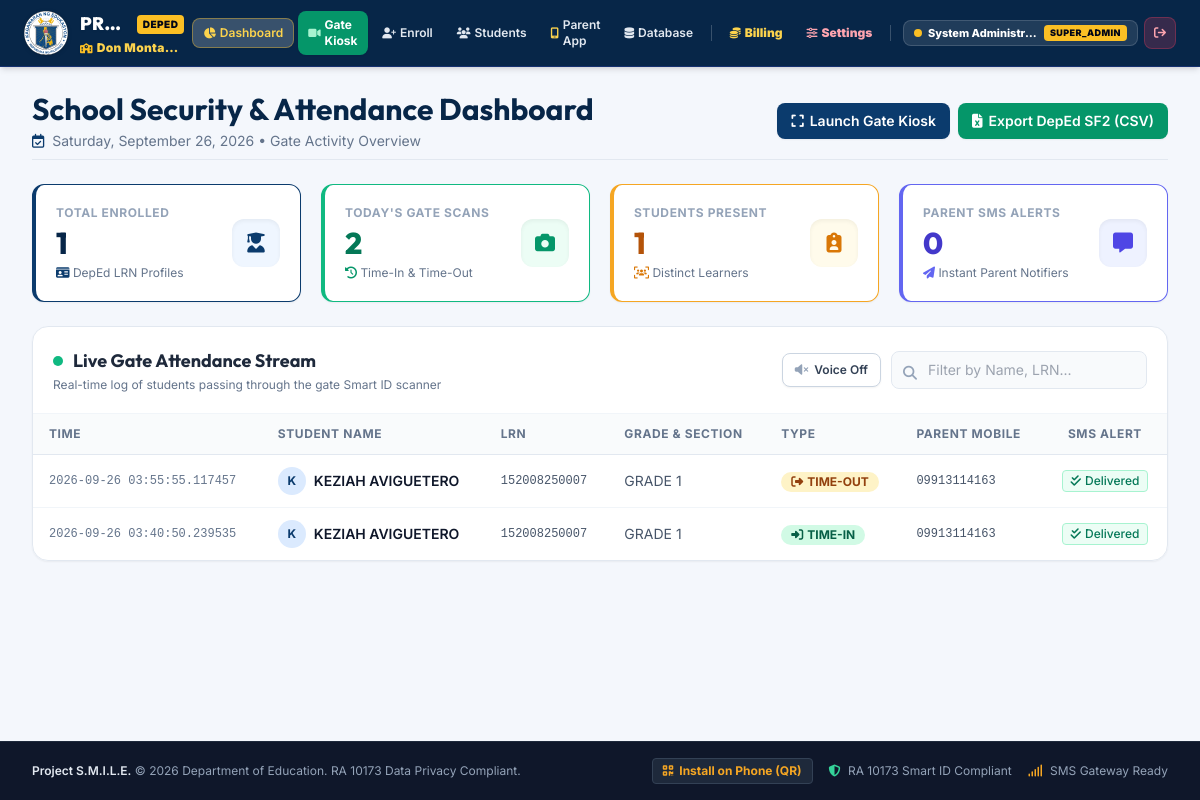
Page / (signed in) on the earlier database version.
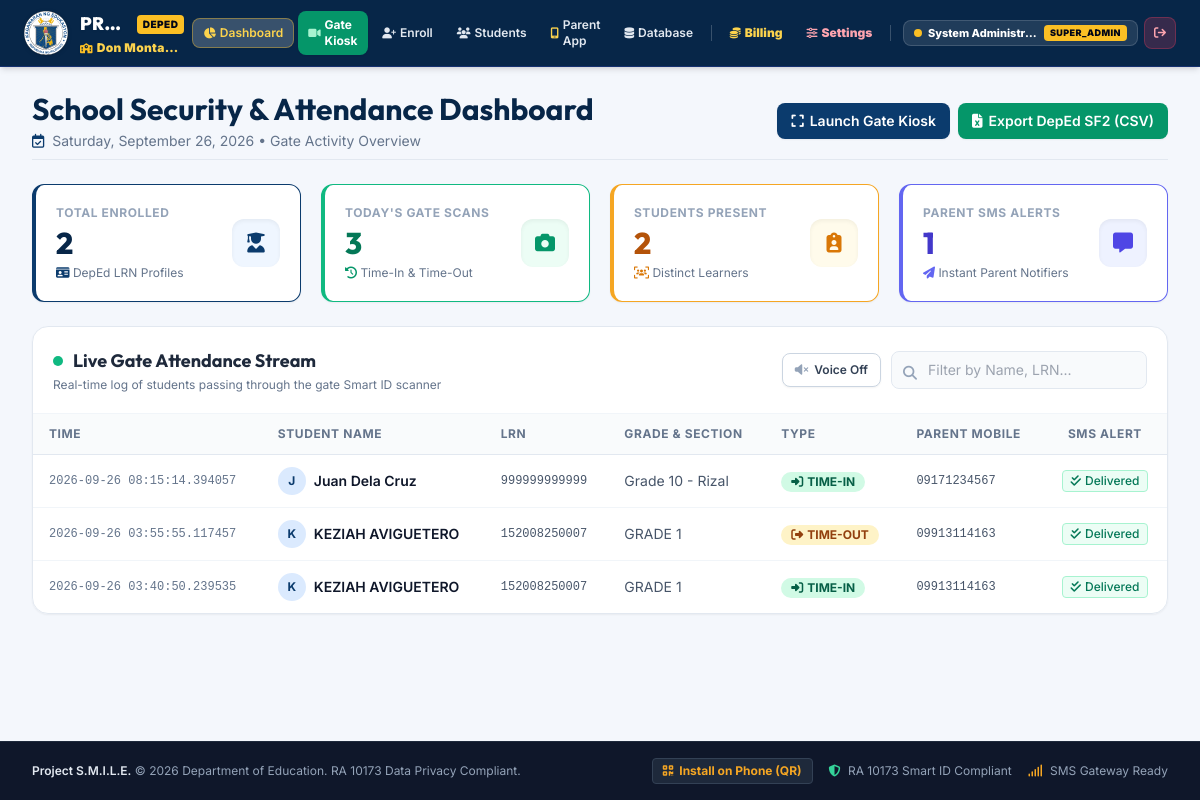
Same page on the later database version.
### smile_orm.py (models this page shows)
class AttendanceLog(Base):
    __tablename__ = 'attendance_logs'
    id = Column(Integer, primary_key=True, autoincrement=True)
    lrn = Column(String(12), ForeignKey('students.lrn'), nullable=False, index=True)
    student_name = Column(String(120), nullable=False)
    grade_section = Column(String(80), default="")
    scan_type = Column(String(20), nullable=False)          # TIME_IN, TIME_OUT
    timestamp = Column(DateTime, default=datetime.now, index=True)
    device_id = Column(String(50), default="GATE-1-SMART-ID")
    verification_method = Column(String(30), default="QR_CODE") # QR_CODE, RFID_TAP, MANUAL_LRN
    sms_status = Column(String(30), default="PENDING")      # PENDING, SENT, MOCKED, FAILED
    remarks = Column(String(100), default="")
    student_rel = relationship("Student", back_populates="attendance_records")
    def to_dict(self):
        return {
            "id": self.id,
            "lrn": self.lrn,
            "student_name": self.student_name,
            "grade_section": self.grade_section,
            "scan_type": self.scan_type,
            "timestamp": self.timestamp.strftime("%Y-%m-%d %H:%M:%S") if self.timestamp else "",
            "time_formatted": self.timestamp.strftime("%I:%M %p") if self.timestamp else "",
            "device_id": self.device_id,
            "verification_method": self.verification_method,
            "sms_status": self.sms_status,
            "parent_phone": self.student_rel.parent_phone if self.student_rel else ""
        }

class Student(Base):
    __tablename__ = 'students'
    lrn = Column(String(12), primary_key=True, index=True)   # 12-digit DepEd LRN
    first_name = Column(String(60), nullable=False)
    middle_name = Column(String(60), default="")            # Learner middle name
    last_name = Column(String(60), nullable=False)
    gender = Column(String(10), default="Unspecified")
    birthdate = Column(String(20), default="")
    grade_level = Column(String(30), default="")            # Kindergarten, Grade 1 to 12
    section_name = Column(String(60), default="")           # Section (e.g. Rizal, Sampaguita)
    class_adviser = Column(String(100), default="")         # Designated Section Adviser Teacher
    grade_section = Column(String(100), nullable=False)     # e.g. "Grade 10 - Rizal"
    section_id = Column(Integer, ForeignKey('sections.id'), nullable=True)
    track_strand = Column(String(50), default="Junior High") # JHS, STEM, ABM, HUMSS, TVL
    parent_name = Column(String(100), default="")
    parent_phone = Column(String(20), nullable=False, index=True)
    parent_relationship = Column(String(30), default="Parent")
    rfid_card_uid = Column(String(50), nullable=True, index=True) # Optional physical RFID tap card
    qr_code_path = Column(String(255), default="")          # URL to student's QR ID badge
    photo_path = Column(String(255), default="")            # Relative path to student portrait photo
    face_embedding = Column(Text, nullable=True)            # JSON list of 128 floats for SFace recognition
    is_active = Column(Boolean, default=True)
    created_at = Column(DateTime, default=datetime.now)
    section_rel = relationship("Section", back_populates="students")
    attendance_records = relationship("AttendanceLog", back_populates="student_rel", cascade="all, delete-orphan")
    @property
    def full_name(self):
        if self.middle_name:
            return f"{self.first_name} {self.middle_name} {self.last_name}".strip()
        return f"{self.first_name} {self.last_name}".strip()
    def to_dict(self):
        return {
            "lrn": self.lrn,
            "first_name": self.first_name,
            "middle_name": self.middle_name or "",
            "last_name": self.last_name,
            "full_name": self.full_name,
            "gender": self.gender,
            "birthdate": self.birthdate or "",
            "grade_level": self.grade_level or "",
            "section_name": self.section_name or "",
            "class_adviser": self.class_adviser or (self.section_rel.adviser_teacher if self.section_rel else ""),
            "grade_section": self.grade_section,
            "track_strand": self.track_strand,
            "parent_name": self.parent_name,
            "parent_phone": self.parent_phone,
            "parent_relationship": self.parent_relationship,
            "rfid_card_uid": self.rfid_card_uid or "N/A",
            "qr_code_path": self.qr_code_path or f"/static/qrcodes/{self.lrn}.png",
            "photo_path": self.photo_path or "",
            "has_face": bool(self.face_embedding),
            "is_active": self.is_active,
            "created_at": self.created_at.strftime("%Y-%m-%d %H:%M:%S") if self.created_at else ""
        }

### app.py (the view)
@app.route('/')
@login_required
def dashboard():
    summary = get_today_summary()
    enrolled = get_all_enrolled_students()
    today_str = date.today().strftime("%Y-%m-%d")
    with get_connection() as conn:
        cursor = conn.cursor()
        cursor.execute("""
            SELECT a.id, a.lrn, a.student_name, a.scan_type, a.timestamp, a.sms_status,
                   s.grade_section, s.parent_phone
            FROM attendance_logs a
            LEFT JOIN students s ON a.lrn = s.lrn
            WHERE a.timestamp LIKE ?
            ORDER BY a.id DESC
        """, (f"{today_str}%",))
        logs = [dict(r) for r in cursor.fetchall()]
        cursor.execute("SELECT COUNT(*) FROM sms_logs WHERE sent_at LIKE ?", (f"{today_str}%",))
        total_sms_today = cursor.fetchone()[0]
    return render_template(
        'dashboard.html',
        school_name=SCHOOL_NAME,
        total_enrolled=len(enrolled),
        total_scans_today=summary["total_scans"],
        unique_students_today=summary["unique_students"],
        total_sms_today=total_sms_today,
        logs=logs,
        today_date=datetime.now().strftime("%A, %B %d, %Y")
    )

### templates/dashboard.html (shortened to what this page needs)
{% extends 'base.html' %}
{% block content %}
<div class="space-y-6">
  <div class="flex flex-col sm:flex-row sm:items-center sm:justify-between pb-2 border-b border-slate-200">
    <div>
      <h1 class="text-2xl sm:text-3xl font-bold font-heading text-deped-darkblue">School Security & Attendance Dashboard</h1>
      <p class="text-sm text-slate-500 mt-1"><i class="fa-regular fa-calendar-check text-deped-blue mr-1"></i> {{ today_date }} &bull; Gate Activity Overview</p>
    </div>
    <div class="mt-4 sm:mt-0 flex items-center gap-2 flex-wrap">
      <a href="/kiosk" target="_blank" class="inline-flex items-center px-3.5 py-2 bg-deped-blue hover:bg-deped-darkblue text-white text-xs sm:text-sm font-semibold rounded-lg shadow-sm transition">
        <i class="fa-solid fa-expand mr-1.5"></i> Launch Gate Kiosk
      </a>
      <a href="/export/csv" class="inline-flex items-center px-3.5 py-2 bg-emerald-600 hover:bg-emerald-700 text-white text-xs sm:text-sm font-semibold rounded-lg shadow-sm transition">
        <i class="fa-solid fa-file-excel mr-1.5"></i> Export DepEd SF2 (CSV)
      </a>
    </div>
  </div>
  <div class="grid grid-cols-1 sm:grid-cols-2 lg:grid-cols-4 gap-5">
    <div class="glass-card rounded-xl p-5 shadow-sm border-l-4 border-deped-blue flex items-center justify-between">
      <div>
        <p class="text-xs font-bold uppercase tracking-wider text-slate-400">Total Enrolled</p>
        <h3 id="stat-enrolled" class="text-3xl font-extrabold text-deped-darkblue mt-1">{{ total_enrolled }}</h3>
        <p class="text-xs text-slate-500 mt-1"><i class="fa-solid fa-id-card text-deped-blue"></i> DepEd LRN Profiles</p>
      </div>
      <div class="w-12 h-12 rounded-xl bg-blue-50 text-deped-blue flex items-center justify-center text-xl shadow-inner">
        <i class="fa-solid fa-user-graduate"></i>
      </div>
    </div>
    <div class="glass-card rounded-xl p-5 shadow-sm border-l-4 border-emerald-500 flex items-center justify-between">
      <div>
        <p class="text-xs font-bold uppercase tracking-wider text-slate-400">Today's Gate Scans</p>
        <h3 id="stat-scans" class="text-3xl font-extrabold text-emerald-700 mt-1">{{ total_scans_today }}</h3>
        <p class="text-xs text-slate-500 mt-1"><i class="fa-solid fa-clock-rotate-left text-emerald-600"></i> Time-In & Time-Out</p>
      </div>
      <div class="w-12 h-12 rounded-xl bg-emerald-50 text-emerald-600 flex items-center justify-center text-xl shadow-inner">
        <i class="fa-solid fa-camera"></i>
      </div>
    </div>
    <div class="glass-card rounded-xl p-5 shadow-sm border-l-4 border-deped-gold flex items-center justify-between">
      <div>
        <p class="text-xs font-bold uppercase tracking-wider text-slate-400">Students Present</p>
        <h3 id="stat-unique" class="text-3xl font-extrabold text-amber-700 mt-1">{{ unique_students_today }}</h3>
        <p class="text-xs text-slate-500 mt-1"><i class="fa-solid fa-users-viewfinder text-amber-600"></i> Distinct Learners</p>
      </div>
      <div class="w-12 h-12 rounded-xl bg-amber-50 text-amber-600 flex items-center justify-center text-xl shadow-inner">
        <i class="fa-solid fa-clipboard-user"></i>
      </div>
    </div>
    <div class="glass-card rounded-xl p-5 shadow-sm border-l-4 border-indigo-500 flex items-center justify-between">
      <div>
        <p class="text-xs font-bold uppercase tracking-wider text-slate-400">Parent SMS Alerts</p>
        <h3 id="stat-sms" class="text-3xl font-extrabold text-indigo-700 mt-1">{{ total_sms_today }}</h3>
        <p class="text-xs text-slate-500 mt-1"><i class="fa-solid fa-paper-plane text-indigo-500"></i> Instant Parent Notifiers</p>
      </div>
      <div class="w-12 h-12 rounded-xl bg-indigo-50 text-indigo-600 flex items-center justify-center text-xl shadow-inner">
        <i class="fa-solid fa-message"></i>
      </div>
    </div>
  </div>
  <div class="glass-card rounded-2xl shadow-sm overflow-hidden border border-slate-200">
    <div class="p-5 border-b border-slate-100 flex flex-col sm:flex-row sm:items-center sm:justify-between gap-4">
      <div>
        <h2 class="text-lg font-bold font-heading text-slate-800 flex items-center">
          <span class="inline-block w-2.5 h-2.5 rounded-full bg-emerald-500 animate-ping mr-2.5"></span>
          Live Gate Attendance Stream
        </h2>
        <p class="text-xs text-slate-500 mt-0.5">Real-time log of students passing through the gate Smart ID scanner</p>
      </div>
      <div class="flex items-center space-x-2.5 w-full sm:w-auto">
        <button id="dashVoiceBtn" onclick="toggleDashVoice()" title="Toggle Real-Time Voice Announcements" class="px-3 py-2 text-xs font-semibold rounded-lg border border-slate-300 bg-white hover:bg-slate-50 text-slate-700 transition flex items-center shadow-sm">
          <i id="dashVoiceIcon" class="fa-solid fa-volume-xmark mr-1.5 text-slate-400"></i>
          <span id="dashVoiceText">Voice Off</span>
        </button>
        <div class="relative w-full sm:w-64">
          <i class="fa-solid fa-magnifying-glass absolute left-3 top-3 text-slate-400 text-sm"></i>
          <input type="text" id="searchInput" placeholder="Filter by Name, LRN..."
                 class="w-full pl-9 pr-4 py-2 text-sm bg-slate-50 border border-slate-200 rounded-lg focus:outline-none focus:ring-2 focus:ring-deped-blue/30 focus:border-deped-blue transition">
        </div>
      </div>
    </div>
    <div class="overflow-x-auto">
      <table class="w-full text-left border-collapse text-sm">
        <thead>
          <tr class="bg-slate-50/80 text-slate-500 text-xs font-semibold uppercase tracking-wider border-b border-slate-200">
            <th class="py-3 px-4">Time</th>
            <th class="py-3 px-4">Student Name</th>
            <th class="py-3 px-4">LRN</th>
            <th class="py-3 px-4">Grade & Section</th>
            <th class="py-3 px-4">Type</th>
            <th class="py-3 px-4">Parent Mobile</th>
            <th class="py-3 px-4 text-center">SMS Alert</th>
          </tr>
        </thead>
        <tbody id="attendanceTbody" class="divide-y divide-slate-100 font-normal">
          {% for log in logs %}
          <tr class="hover:bg-blue-50/40 transition">
            <td class="py-3 px-4 font-mono text-xs text-slate-500 whitespace-nowrap">{{ log.timestamp }}</td>
            <td class="py-3 px-4 font-semibold text-slate-900 whitespace-nowrap flex items-center space-x-2">
              <span class="w-7 h-7 rounded-full bg-blue-100 text-deped-blue font-bold text-xs flex items-center justify-center">
                {{ log.student_name[0] }}
              </span>
              <span>{{ log.student_name }}</span>
            </td>
            <td class="py-3 px-4 font-mono text-xs text-slate-600">{{ log.lrn }}</td>
            <td class="py-3 px-4 text-slate-600">{{ log.grade_section or 'N/A' }}</td>
            <td class="py-3 px-4">
              {% if log.scan_type == 'TIME_IN' %}
              <span class="inline-flex items-center px-2.5 py-0.5 rounded-full text-xs font-bold bg-emerald-100 text-emerald-800">
                <i class="fa-solid fa-right-to-bracket mr-1"></i> TIME-IN
              </span>
              {% else %}
              <span class="inline-flex items-center px-2.5 py-0.5 rounded-full text-xs font-bold bg-amber-100 text-amber-800">
                <i class="fa-solid fa-right-from-bracket mr-1"></i> TIME-OUT
              </span>
              {% endif %}
            </td>
            <td class="py-3 px-4 font-mono text-xs text-slate-600">{{ log.parent_phone or 'N/A' }}</td>
            <td class="py-3 px-4 text-center">
              {% if log.sms_status in ['SENT', 'MOCKED'] %}
              <span class="inline-flex items-center text-xs font-medium text-emerald-700 bg-emerald-50 px-2 py-0.5 rounded border border-emerald-200">
                <i class="fa-solid fa-check-double mr-1"></i> Delivered
              </span>
              {% elif log.sms_status == 'DISPATCHING' %}
              <span class="inline-flex items-center text-xs font-medium text-blue-700 bg-blue-50 px-2 py-0.5 rounded border border-blue-200 animate-pulse">
                <i class="fa-solid fa-spinner fa-spin mr-1"></i> Sending...
              </span>
              {% else %}
              <span class="inline-flex items-center text-xs font-medium text-slate-500 bg-slate-100 px-2 py-0.5 rounded">
                {{ log.sms_status }}
              </span>
              {% endif %}
            </td>
          </tr>
          {% endfor %}
        </tbody>
      </table>
    </div>
  </div>
</div>
{% endblock %}

Differences in the rows shown:
added AttendanceLog: timestamp "2026-09-26 08:15:14.394057", student_name "J", student_name "Juan Dela Cruz", lrn "999999999999", grade_section "Grade 10 - Rizal", scan_type "TIME_IN" (drawn), parent_phone "09171234567", sms_status "MOCKED" (drawn)
Other differences:
{{ total_enrolled }}: "1" → "2"
{{ total_scans_today }}: "2" → "3"
{{ unique_students_today }}: "1" → "2"
{{ total_sms_today }}: "0" → "1"
